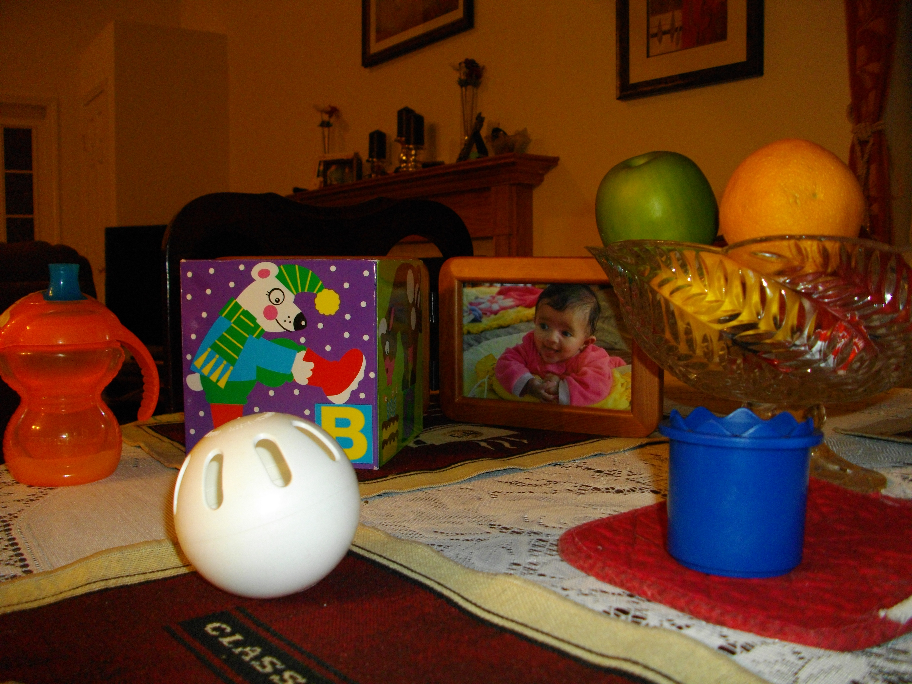
%> input picture images/toysflash.png, 912 x 684 px
$ octave assignment3.m   (GNU Octave 9; MATLAB toolbox functions it lacks are replaced by stand-ins)
%> lines starting %> are read from the running program, lines starting %| are printed output that depends on the picture; in (x1, y1, x2, y2) boxes, pixels count from 0 and x2, y2 are one past the last pixel; in counts of white or black regions, pixels touching at a corner belong together; the program's own positions count from 1
### colorseg_SV.m
function colorseg_SV(I)
%Interactive color-segmentation using Saturation and Value of an image I

figure('Position',[100 100 1400 600]); %make a wide figure
subplot(1,2,1);
imshow(I);


[H,S,V]=imsplit(rgb2hsv(I)); %split our image into H,S,V components

%turn into interger in range [0,63]
H=uint8(round(63*H));
S=uint8(round(63*S));
V=uint8(round(63*V));

subplot(1,2,2);
h=histcounts2(S,V,64); %compute 2D (bivariate) histogram of Saturation and Value
imagesc(log(h)); %display the histogram, use 'log' to improve contrast in darker regions
axis xy equal tight
ylabel('Saturation')
xlabel('Value')

title('Mark a region in the histogram');
%roi=drawfreehand('StripeColor','r');
roi=drawpolygon('StripeColor','r');
addlistener(roi,'MovingROI',@(varargin) update(I,S,V,varargin{:}));
addlistener(roi,'ROIMoved',@(varargin) update(I,S,V,varargin{:}));
update(I,S,V,roi)
end


% [8 lines left out: function update, not called in this run]

### assignment3.m
RGB = imread("images/toysflash.png");
%> RGB is the input picture: size 684x912x3 uint8; mean R, G, B 97.4, 58.3, 33.9
% [5 lines of commented-out code are left out]

function [R,G,B] = split(image)
    [R,G,B] = imsplit(image);
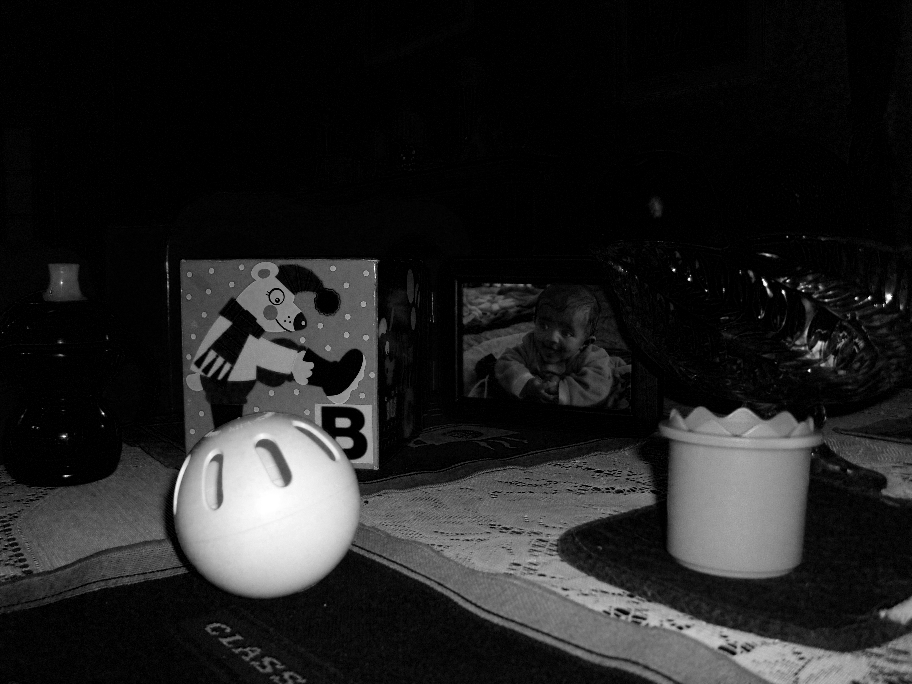
%> B: size 684x912 uint8; min 0, max 255, mean 33.9
end

function show(R,G,B)
    subplot(1,3,1)
    imshow(R)
    title('Red Channel')

    subplot(1,3,2)
    imshow(G)
    title('Green Channel')

    subplot(1,3,3)
    imshow(B)
    title('Blue Channel')
end

[R,G,B] = split(RGB);
level_R = graythresh(R);
%> level_R = 0.396
level_G = graythresh(G);
%> level_G = 0.357
level_B = graythresh(B);
%> level_B = 0.271
BW_R = imbinarize(R,level_R);
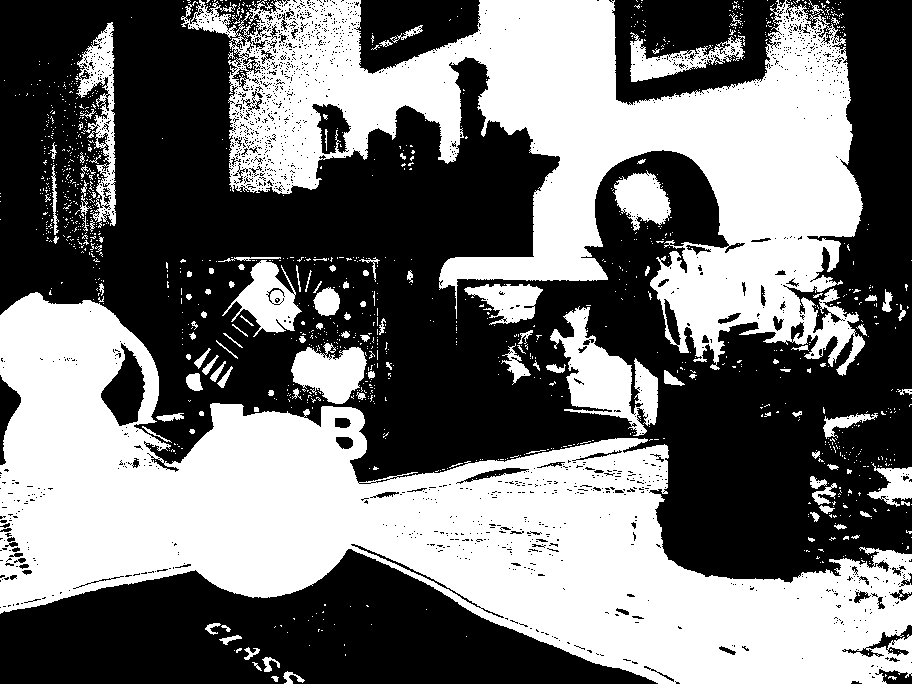
%> BW_R: size 684x912 logical; 45.5% white; 1262 white regions (1141 under 20 px), largest, box (x1, y1, x2, y2) and area: (0, 292, 912, 684) 147733, (181, 0, 865, 376) 104224, (550, 306, 658, 436) 5867
BW_G = imbinarize(G,level_G);
%> BW_G: size 684x912 logical; 21.3% white; 517 white regions (438 under 20 px), largest, box (x1, y1, x2, y2) and area: (173, 355, 912, 684) 79608, (0, 468, 188, 609) 17314, (186, 262, 340, 405) 10745
BW_B = imbinarize(B,level_B);
%> BW_B: size 684x912 logical; 21% white; 568 white regions (517 under 20 px), largest, box (x1, y1, x2, y2) and area: (173, 259, 912, 684) 93796, (662, 407, 822, 579) 21403, (0, 481, 165, 578) 7411

HSV = rgb2hsv(RGB);
%> HSV: size 684x912x3 double; mean H, S, V 0.161, 0.778, 0.407

[H,S,V] = split(HSV);
%> in split (call 2), `[R,G,B] = imsplit(image);`:
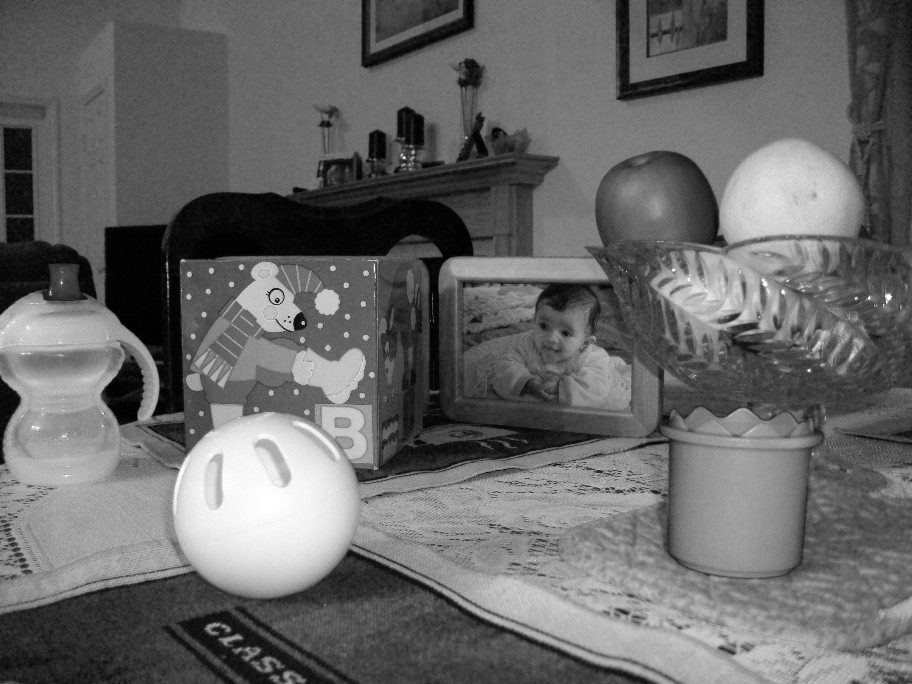
%> B: size 684x912 double; min 0, max 1, mean 0.407
level_H = graythresh(H);
%> level_H = 0.435
level_S = graythresh(S);
%> level_S = 0.612
level_V = graythresh(V);
%> level_V = 0.447
BW_H = imbinarize(H,level_H);
%> BW_H: size 684x912 logical; 11.3% white; 1841 white regions (1710 under 20 px), largest, box (x1, y1, x2, y2) and area: (632, 406, 860, 646) 29719, (165, 254, 379, 472) 20092, (559, 345, 615, 406) 1609
BW_S = imbinarize(S,level_S);
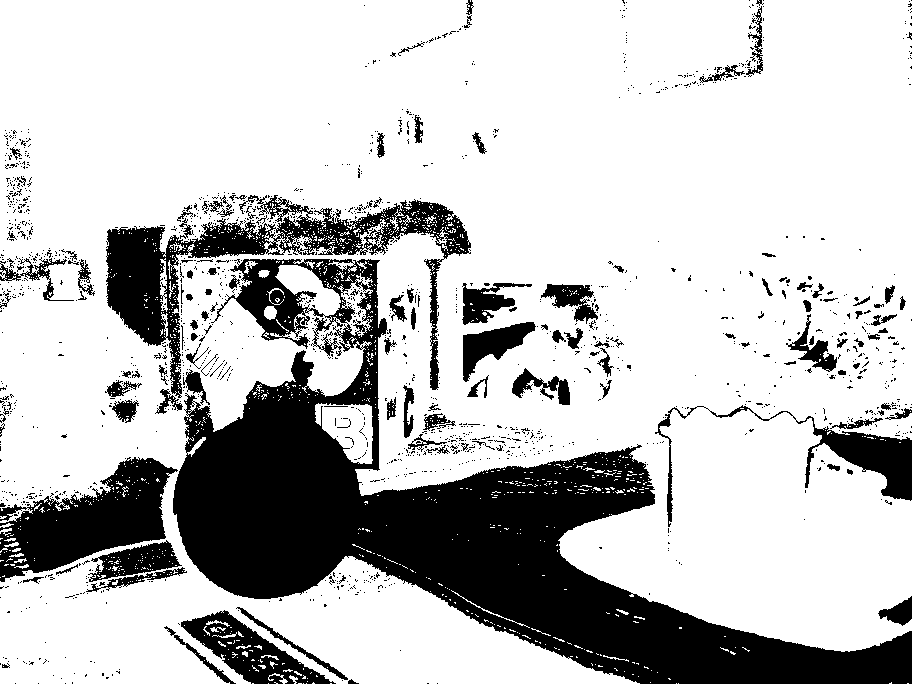
%> BW_S: size 684x912 logical; 76% white; 1581 black regions (1447 under 20 px), largest, box (x1, y1, x2, y2) and area: (173, 259, 912, 684) 91916, (106, 195, 471, 398) 15703, (0, 457, 178, 582) 10955
BW_V = imbinarize(V,level_V);
%> BW_V: size 684x912 logical; 38.1% white; 1556 white regions (1455 under 20 px), largest, box (x1, y1, x2, y2) and area: (0, 262, 912, 684) 147696, (442, 0, 861, 362) 54677, (673, 408, 812, 578) 17659

subplot(2,3,1)
imshow(BW_R)
title('Red Channel')

subplot(2,3,2)
imshow(BW_G)
title('Green Channel')

subplot(2,3,3)
imshow(BW_B)
title('Blue Channel')

subplot(2,3,4)
imshow(BW_H)
title('Hue Channel')

subplot(2,3,5)
imshow(BW_S)
title('Saturation Channel')

subplot(2,3,6)
imshow(BW_V)
title('Value Channel')

colorseg_SV(HSV);
%> in colorseg_SV, `[H,S,V]=imsplit(rgb2hsv(I));`:
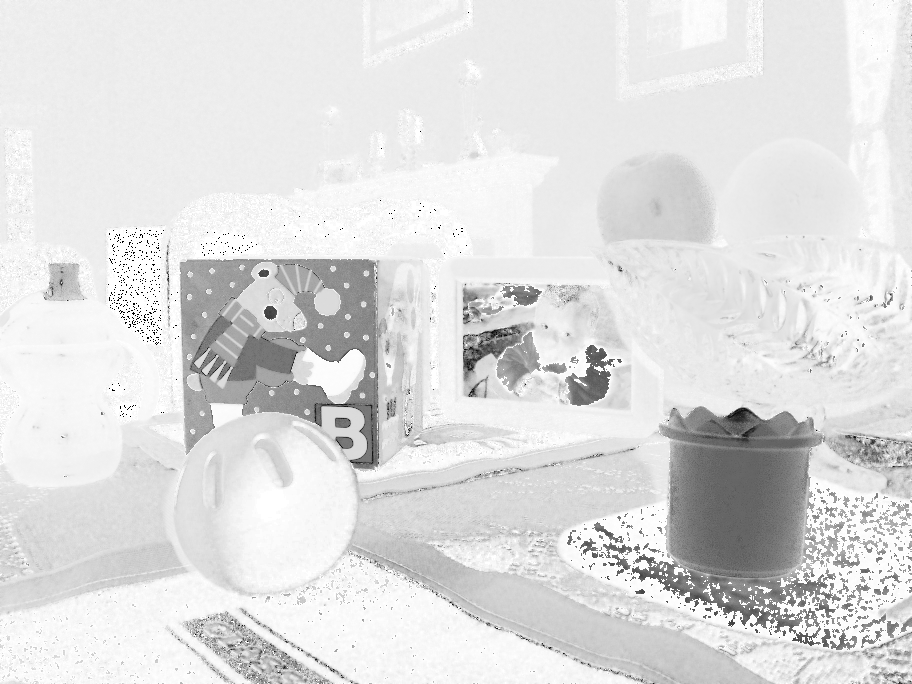
%> S: size 684x912 double; min 0, max 1, mean 0.875
%> in colorseg_SV, `H=uint8(round(63*H));`:
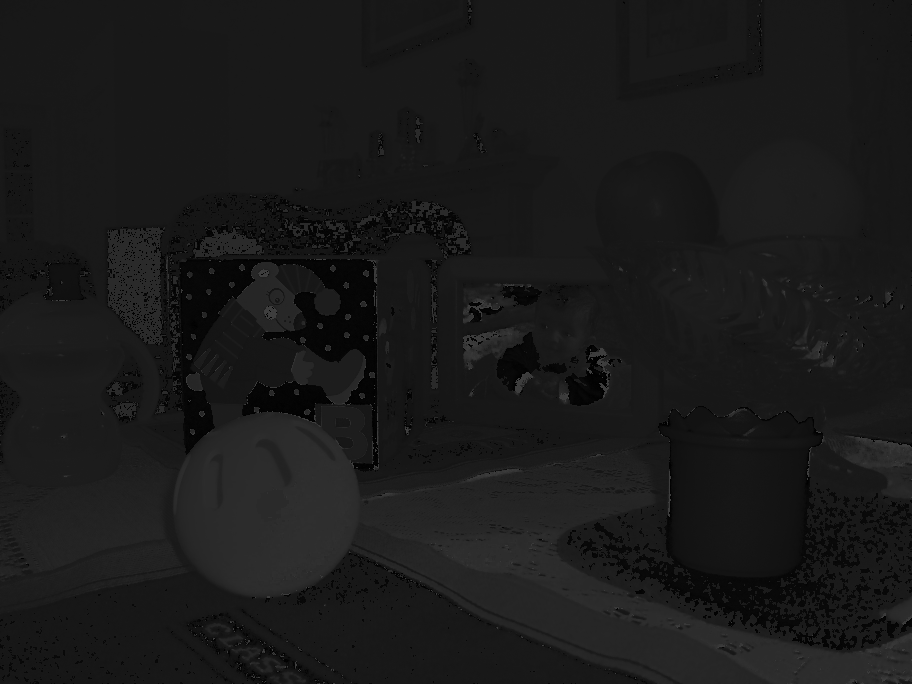
%> H: size 684x912 uint8; min 0, max 63, mean 25.9
%> in colorseg_SV, `V=uint8(round(63*V));`:
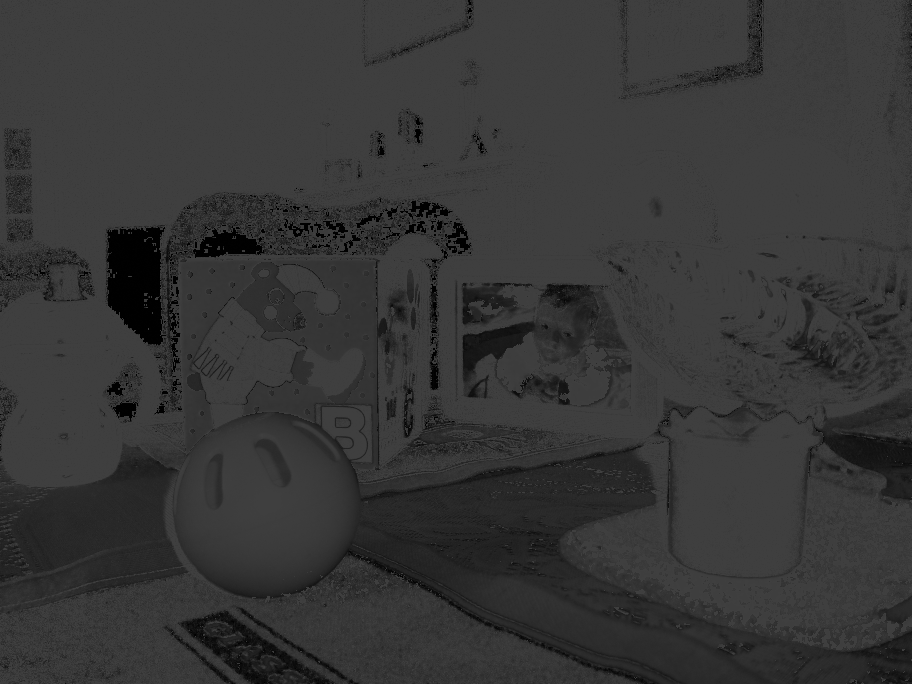
%> V: size 684x912 uint8; min 0, max 63, mean 54.3
%> the run ends on the next line
